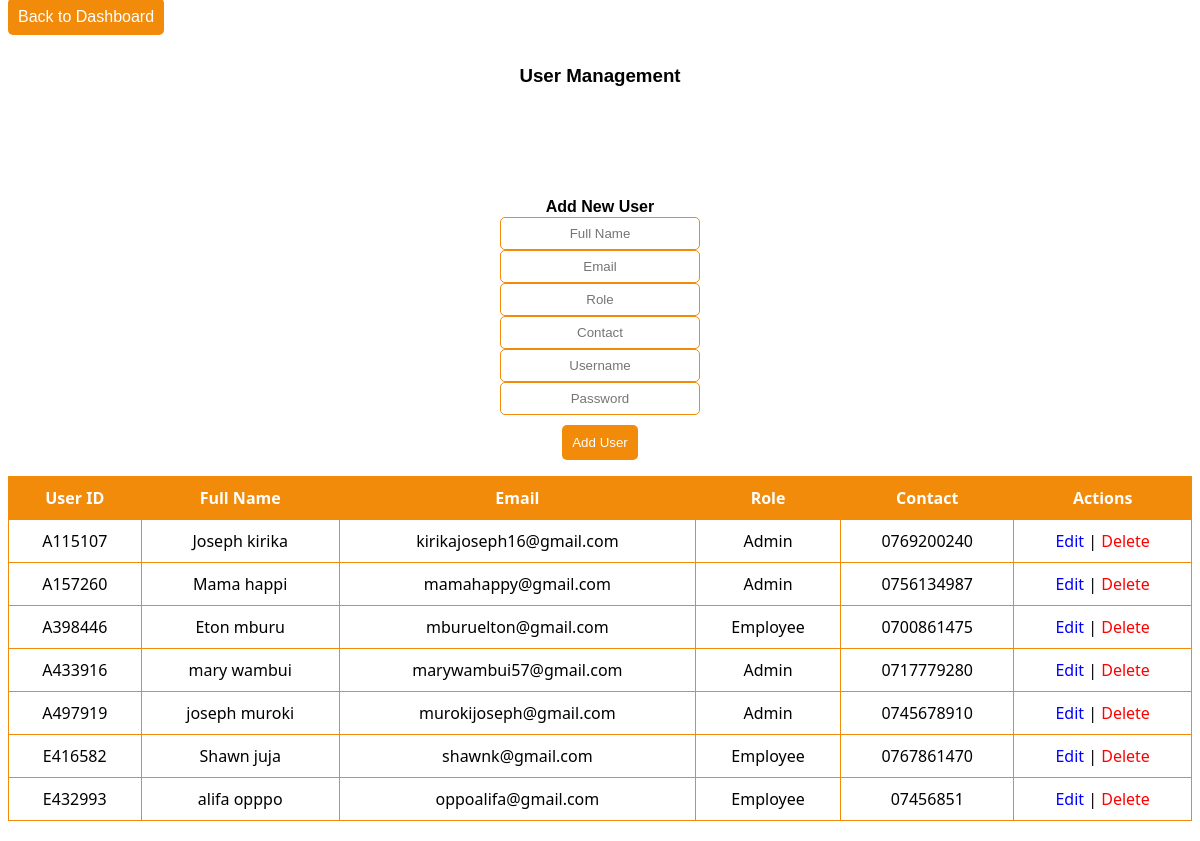
Page /auser_management.php on the committed database.
### tables this page shows
CREATE TABLE `users` (
  `USER_ID` varchar(20) NOT NULL,
  `FULL_NAME` varchar(100) NOT NULL,
  `USER_NAME` varchar(50) NOT NULL,
  `EMAIL` varchar(100) NOT NULL,
  `CONTACT` varchar(15) NOT NULL,
  `PASSWORD` varchar(255) NOT NULL,
  `ROLE` enum('Admin','Employee') NOT NULL,
  `CREATED_AT` timestamp NOT NULL DEFAULT current_timestamp()
);

### auser_management.php (the view, shortened to what this page needs)
<?php
$servername = "localhost";
$dbname = "PROJECTLIGHT";
$dbusername = "root";
$dbpassword = "";
$conn = new mysqli($servername, $dbusername, $dbpassword, $dbname);
$full_name = '';
$email = '';
$role = '';
$username = '';
$contact = '';
?>
<a class="bbtn" href="./admin.php">Back to Dashboard</a>
<h3>User Management</h3>
<form id="userForm" method="post">
    <h4>Add New User</h4>
    <div class="form-row"><input type="text" placeholder="Full Name" name="full_name" value="<?php echo $full_name; ?>" required></div>
    <div class="form-row"><input type="email" placeholder="Email" name="email" value="<?php echo $email; ?>" required></div>
    <div class="form-row"><input type="text" placeholder="Role" name="role" value="<?php echo $role; ?>" required></div>
    <div class="form-row"><input type="text" placeholder="Contact" name="contact" value="<?php echo $contact; ?>" required></div>
    <div class="form-row"><input type="text" placeholder="Username" name="username" value="<?php echo $username; ?>" required></div>
    <div class="form-row"><input type="password" placeholder="Password" name="password" required></div>
    <button type="submit" name="add_user">Add User</button>
</form>
<table>
    <tr><th>User ID</th><th>Full Name</th><th>Email</th><th>Role</th><th>Contact</th><th>Actions</th></tr>
    <?php
    $result = $conn->query("SELECT * FROM users");
    while($row = $result->fetch_assoc()) {
        echo "<tr>
            <td>{$row['USER_ID']}</td>
            <td>{$row['FULL_NAME']}</td>
            <td>{$row['EMAIL']}</td>
            <td>{$row['ROLE']}</td>
            <td>{$row['CONTACT']}</td>
            <td>
                <a href='aedituser.php?id={$row['USER_ID']}' style='color: blue;'>Edit</a> |
                <a href='adelete.php?delete_id={$row['USER_ID']}' style='color: red;'>Delete</a>
            </td>
        </tr>";
    }
    ?>
</table>

### auser_management.php (style rules this page uses)
h3, h4 { color: black; text-align: center; position: relative; top: 20px; font-family: Verdana, Geneva, Tahoma, sans-serif; }
table { width: 100%; border-collapse: collapse; margin-bottom: 20px; }
th, td { padding: 10px; text-align: left; border: 1px solid #f28a0a; font-family: 'Segoe UI', Tahoma, Geneva, Verdana, sans-serif; text-align: center; }
th { background-color: #f28a0a; color: white; }
a { text-decoration: none; }
form { display: flex; flex-direction: column; align-items: center; margin-top: 90px; }
.form-row { flex: 1; margin: 0 10px; }
input[type="text"], input[type="email"], input[type="password"] { padding: 8px; border: 1px solid #f28a0a; border-radius: 5px; outline: none; display: flex; transition: border-color 0.3s; width: 200px; }
button { background-color: #f28a0a; color: white; padding: 10px 10px; border: none; border-radius: 5px; cursor: pointer; transition: background-color 0.3s; margin-top: 10px; font-family: Verdana, Geneva, Tahoma, sans-serif; }
::placeholder { text-align: center; }
.bbtn { background-color: #f28a0a; color: white; padding: 10px 10px; border: none; border-radius: 5px; cursor: pointer; transition: background-color 0.3s; margin-top: 40px; font-family: Verdana, Geneva, Tahoma, sans-serif; }
h3 { text-align: center; font-family: Verdana, Geneva, Tahoma, sans-serif; }

### rows in the picture
users: USER_ID "A115107", FULL_NAME "Joseph kirika", EMAIL "kirikajoseph16@gmail.com", ROLE "Admin", CONTACT "0769200240"
users: USER_ID "A157260", FULL_NAME "Mama happi", EMAIL "mamahappy@gmail.com", ROLE "Admin", CONTACT "0756134987"
users: USER_ID "A398446", FULL_NAME "Eton mburu", EMAIL "mburuelton@gmail.com", ROLE "Employee", CONTACT "0700861475"
users: USER_ID "A433916", FULL_NAME "mary wambui", EMAIL "marywambui57@gmail.com", ROLE "Admin", CONTACT "0717779280"
users: USER_ID "A497919", FULL_NAME "joseph muroki", EMAIL "murokijoseph@gmail.com", ROLE "Admin", CONTACT "0745678910"
users: USER_ID "E416582", FULL_NAME "Shawn juja", EMAIL "shawnk@gmail.com", ROLE "Employee", CONTACT "0767861470"
users: USER_ID "E432993", FULL_NAME "alifa opppo", EMAIL "oppoalifa@gmail.com", ROLE "Employee", CONTACT "07456851"
